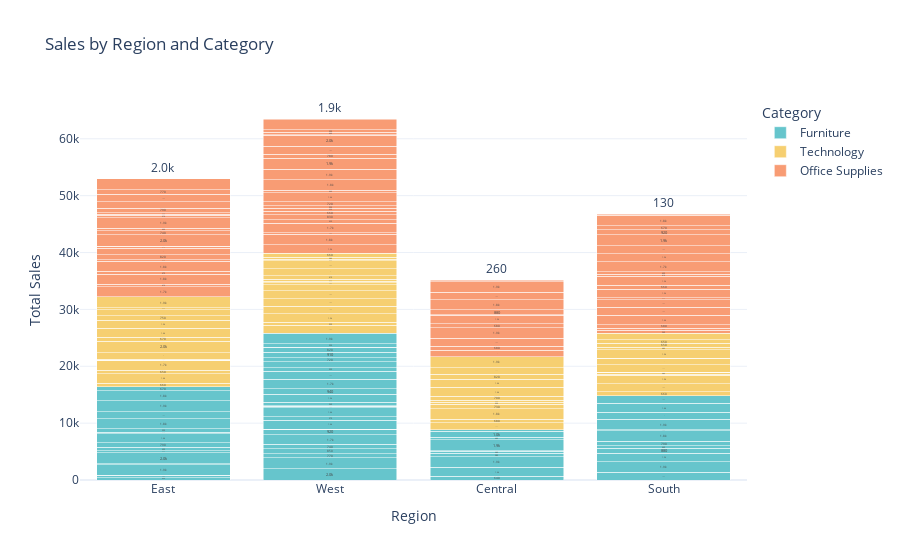

Write notebook code for a chart like this one.
### Code cell
fig1 = px.bar(
df,
    x = "Region",
    y = "Sales",
    color = "Category",
    barmode = "stack",
    text_auto = ".2s",
    title = "Sales by Region and Category",
    color_discrete_sequence = px.colors.qualitative.Pastel
)

fig1.update_layout(
xaxis_title = "Region",
yaxis_title = "Total Sales",
    legend_title = "Category",
    template = "plotly_white"
)

fig1.show()

### Figure 1 — Plotly figure (JSON) as saved in the notebook; plotly's stock layout.template omitted (floating-point values rounded to 4 significant figures)
{"data": [{"alignmentgroup": "True", "hovertemplate": "Category=Furniture<br>Region=%{x}<br>Sales=%{y}<extra></extra>", "legendgroup": "Furniture", "marker": {"color": "rgb(102, 197, 204)", "pattern": {"shape": ""}}, "name": "Furniture", "offsetgroup": "Furniture", "orientation": "v", "showlegend": true, "textposition": "auto", "texttemplate": "%{y:.2s}", "type": "bar", "x": ["East", "West", "East", "Central", "East", "East", "West", "Central", "South", "South", "Central", "West", "West", "East", "South", "West", "South", "West", "West", "East", "Central", "East", "Central", "East", "West", "East", "South", "East", "Central", "South", "South", "East", "West", "West", "West", "West", "West", "Central", "West", "South", "West", "West", "West", "South", "West", "South", "Central", "East", "West", "East", "West", "South", "East", "West", "East", "West", "East", "East", "Central", "South", "West", "West", "Central", "West", "West", "West"], "xaxis": "x", "y": [420.0, 1979.0, 294.9, 640.5, 82.07, 1905.0, 1905.0, 1585.0, 1338.0, 1858.0, 1858.0, 771.0, 846.2, 119.0, 1519.0, 742.8, 876.8, 1717.0, 920.6, 1988.0, 583.6, 341, 380.6, 604.5, 44.17, 792.9, 458.8, 1591.0, 54.49, 794.7, 1813.0, 269.2, 1624.0, 572.5, 1569.0, 154.7, 138.2, 1942.0, 105.4, 194.9, 544.7, 1483.0, 935.4, 1859.0, 1706.0, 1163.0, 480.0, 587.4, 1404.0, 1759.0, 532.6, 1609.0, 1275, 1100.0, 1914.0, 722.0, 1763.0, 674, 1018.0, 1356.0, 912.9, 817.7, 253.3, 94.37, 588.9, 1865.0], "yaxis": "y"}, {"alignmentgroup": "True", "hovertemplate": "Category=Technology<br>Region=%{x}<br>Sales=%{y}<extra></extra>", "legendgroup": "Technology", "marker": {"color": "rgb(246, 207, 113)", "pattern": {"shape": ""}}, "name": "Technology", "offsetgroup": "Technology", "orientation": "v", "showlegend": true, "textposition": "auto", "texttemplate": "%{y:.2s}", "type": "bar", "x": ["West", "West", "West", "Central", "East", "South", "Central", "West", "East", "East", "East", "East", "West", "South", "West", "South", "South", "West", "East", "West", "East", "Central", "South", "South", "East", "Central", "East", "Central", "East", "Central", "East", "Central", "Central", "South", "Central", "South", "West", "Central", "Central", "West", "South", "East", "West", "West", "South", "East", "South", "South", "East", "East", "South", "Central", "West", "West", "West", "West", "South", "South"], "xaxis": "x", "y": [1414.0, 548, 1496.0, 1249.0, 657.6, 655.7, 675.3, 1273.0, 1629.0, 648.6, 1702.0, 73.28, 1388.0, 1391.0, 1322.0, 65.99, 1504.0, 1139.0, 153.6, 281.8, 1175.0, 1844.0, 130.3, 379.6, 1971.0, 726.7, 671.5, 385.2, 1610.0, 327.5, 1460.0, 704.9, 1590.0, 21.17, 1444.0, 1238.0, 320, 823.4, 1191, 353.2, 1126.0, 750.2, 610.9, 1166.0, 36.27, 1058.0, 1486.0, 482.1, 354.9, 1918.0, 649.3, 1919.0, 1405.0, 298.3, 375.6, 662.3, 653.8, 1110.0], "yaxis": "y"}, {"alignmentgroup": "True", "hovertemplate": "Category=Office Supplies<br>Region=%{x}<br>Sales=%{y}<extra></extra>", "legendgroup": "Office Supplies", "marker": {"color": "rgb(248, 156, 116)", "pattern": {"shape": ""}}, "name": "Office Supplies", "offsetgroup": "Office Supplies", "orientation": "v", "showlegend": true, "textposition": "auto", "texttemplate": "%{y:.2s}", "type": "bar", "x": ["East", "East", "West", "East", "East", "South", "South", "West", "West", "West", "Central", "South", "East", "East", "South", "South", "East", "East", "Central", "West", "East", "East", "West", "West", "East", "South", "South", "Central", "South", "South", "West", "West", "South", "South", "South", "West", "West", "South", "East", "South", "West", "West", "South", "West", "Central", "West", "West", "East", "West", "Central", "Central", "Central", "West", "Central", "South", "East", "Central", "East", "West", "Central", "East", "Central", "West", "East", "East", "South", "West", "East", "South", "West", "South", "East", "East", "Central", "East", "South"], "xaxis": "x", "y": [1743.0, 471.3, 1506.0, 1774.0, 471.3, 561.8, 327.3, 1849.0, 279.2, 1685.0, 1135.0, 677, 1768.0, 321.0, 1647.0, 1377.0, 820.0, 1156.0, 675.7, 621.9, 313.9, 80.22, 830.9, 659.8, 1961.0, 1345.0, 351.1, 1412.0, 1526.0, 655.5, 522.4, 393.8, 1548.0, 407.4, 445.1, 721.8, 1576.0, 1713.0, 740.0, 1470.0, 444.4, 1816.0, 1350.0, 1856.0, 1886.0, 1934.0, 778.5, 400.2, 1327.0, 683.0, 1533.0, 21.63, 1992.0, 882.2, 1948.0, 1923.0, 1775.0, 374.8, 99.29, 1294.0, 240, 1922.0, 441.8, 257.5, 793.7, 924.4, 391.4, 1067.0, 671.4, 1903.0, 1843.0, 1352.0, 767.8, 263.6, 1979.0, 129.4], "yaxis": "y"}], "layout": {"barmode": "stack", "legend": {"title": {"text": "Category"}, "tracegroupgap": 0}, "title": {"text": "Sales by Region and Category"}, "xaxis": {"anchor": "y", "domain": [0, 1], "title": {"text": "Region"}}, "yaxis": {"anchor": "x", "domain": [0, 1], "title": {"text": "Total Sales"}}}}
